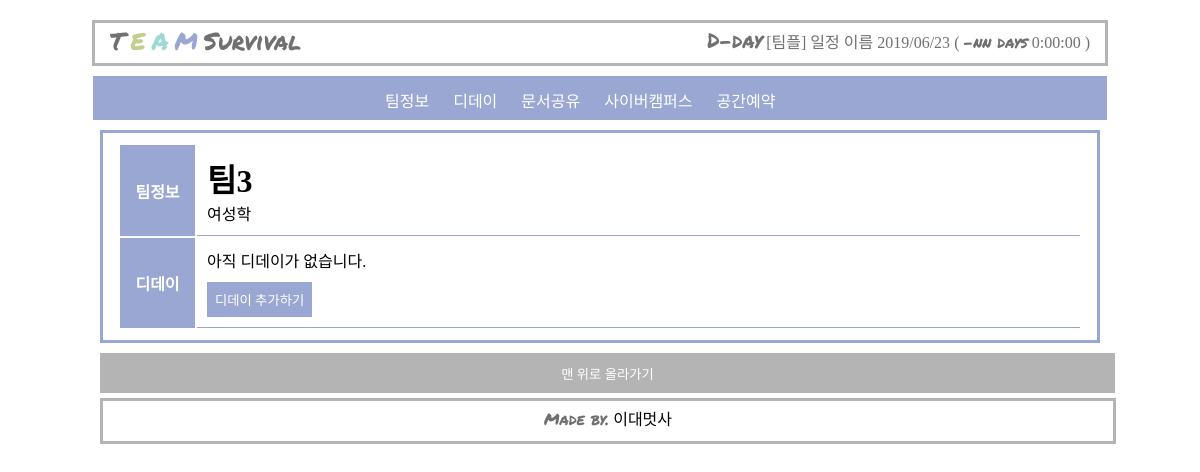
The page /team/3 on the database as committed earlier.
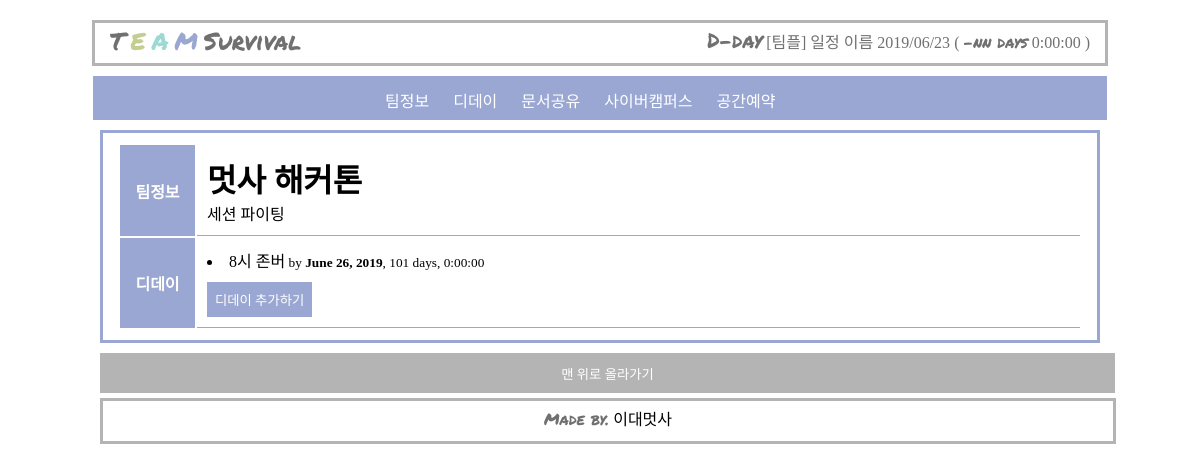
The same page on the database as committed later.
### blog/models.py (models this page shows, shortened)
class Team(models.Model):
    user = models.ForeignKey(Myuser, related_name='my_user', on_delete=models.CASCADE, default=1)
    t_name = models.CharField(max_length=100, default='')
    t_class = models.CharField(max_length=100)

class Dday(models.Model):
    team = models.ForeignKey(Team, related_name='my_team', on_delete=models.CASCADE)
    title = models.CharField(max_length=10)
    date = models.DateField()
    def delta(self):
        delta=datetime.now().date()- self.date
        return delta

### blog/views.py (the view)
# urls.py: path('team/<int:team_id>', blog.views.team, name="team"),
def team(request, team_id):
    team_detail = get_object_or_404(Team, pk= team_id)
    return render(request, 'team.html', {'team': team_detail})

### blog/templates/team.html (shortened to what this page needs)
{% extends 'nav.html'%}
{% load staticfiles %}
{% block contents %}
<div class="team_nav">
    <ul>
      <a href="#팀정보"><li>팀정보</li></a>
      <a href="#디데이"><li>디데이</li></a>
      <a href="http://docs.google.com"><li>문서공유</li></a>
      <a href="http://cyber.ewha.ac.kr" ><li>사이버캠퍼스</li></a>
      <a href="http://eureka.ewha.ac.kr/eureka/my/main.do?LANG_CD=KO"><li>공간예약</li></a>
    </ul>
  </div>
<div class="container">
  <table class="team_table">
    <tr>
      <th id="팀정보">팀정보</th>
      <td>
        <h1>{{ team.t_name }}</h1>
        <p>{{ team.t_class }}</p>
      </td>
    </tr>
    <tr>
      <th id="디데이">디데이</th>
      <td>
        {% for dday in team.my_team.all %}
              <div class="d_day">
              <li>
                  {{ dday.title }}<small> by <strong>   {{ dday.date }}</strong>,  {{ dday.delta }}</small>
              </li>
              </div>
              {% empty %}
                <p>아직 디데이가 없습니다.</p>
              {% endfor %}
        <a href="{% url 'dday_new' team.pk %}"><button type="button" value="디데이" class="add_day">디데이 추가하기</button></a>
      </td>
    </tr>
  </table>
</div>
{% endblock %}

Rows that differ between the two databases and show on the page:
changed Team: t_name "팀3" → "멋사 해커톤"; t_class "여성학" → "세션 파이팅"
added Dday: title "8시 존버", date "June 26, 2019", delta "101 days, 0:00:00"
Other text that changed with them:
text no longer shown: "아직 디데이가 없습니다."
